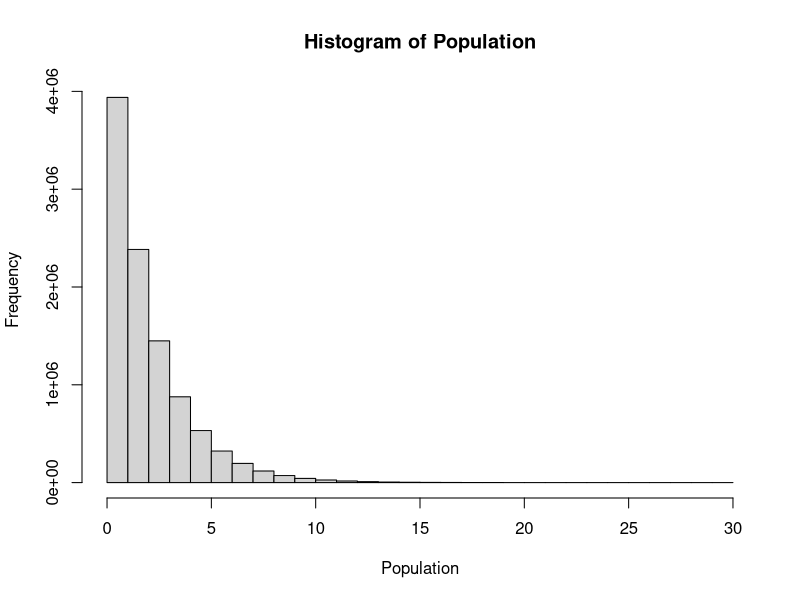
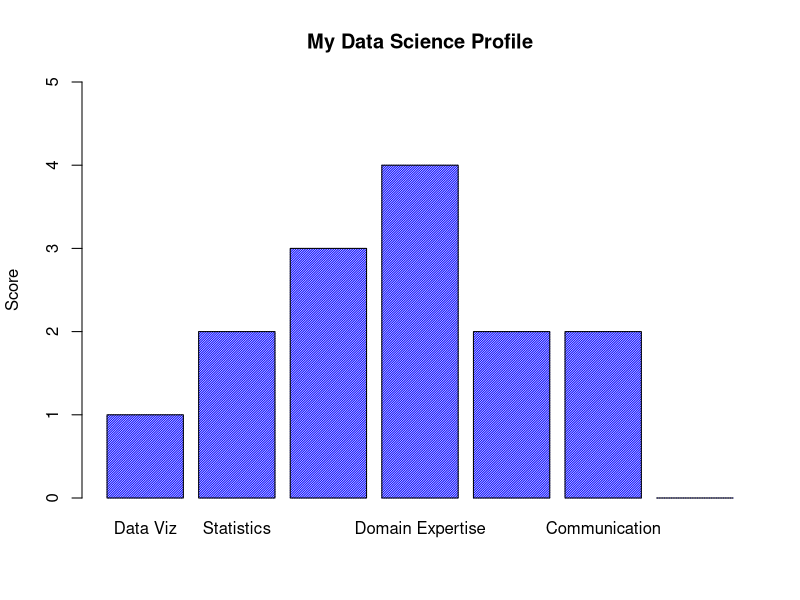

Here is the R script that generated these plots, in order: (Note: a time limit stopped this script after it produced the figures.)
## ---- chunk 1
knitr::opts_chunk$set(echo = TRUE)
## ---- chunk 2
##############################################################################################

Population=rchisq(10000000,2) #rchisq function to select a population of 10,000,000 and 2 SD
summary(Population)
###############################################################################################
#histogram of the population
hist(Population, xlab="Population", main="Histogram of Population")
#Mean of ppopulation
mean(Population)
#Standard Deviation of Population
sd(Population)
## ---- chunk 3
#Barchart of my profile in DS

Category = c("Data Viz","Statistics","Mathematics","Domain Expertise", "Computer Science", "Communication", "Machine Learning" )
Score = c(1,2,3,4,2,2,0)
df=data.frame(Score, Category)
barplot(df$Score,names.arg = df$Category, col = "blue", main = "My Data Science Profile", density = 60, ylab="Score", ylim = c(0,5) )
#par(mfrow=c(1,2))
dev.off()
## ---- chunk 4
# Simulator to Demonstrate CLT

## Control Parameters

sampleSize = 50 # sample size per sample 

simulations = 10000 #number of samples and thus number of xbars we will generate.  

## Data Holder

xbar_holder = numeric(simulations) # This will hold all the sample mean.

## Simulate and Store
##Generate 10000 samples each of size 50 and find the mean of  sample.  Then store each mean in the xbar_holder vector.


for (i in 1:simulations)
{ 
 
  theSample = sample(Population,sampleSize)
  
  xbar = mean(theSample)
  
  xbar_holder[i] = xbar
  
}


## display the distribution of sample means (plot a histogram of the sample means)

hist(xbar_holder, col = "grey", main = paste("Distribution of the sample mean: n = ", sampleSize), xlab = "Distribution of Sample Means")

## summary statistics of the distribution of the simulated sample means. 

summary(xbar_holder) #5 number summary and the mean
mean(xbar_holder)
sd(xbar_holder) # standard deviation 
## ---- chunk 5
###################################################################################
#one sample t-test of Beach Combers Patrons
age = c(25,19,37,29,40,28,31)
t.test(x = age, conf.int = .95,  alternative = "two.sided", mu=21)
